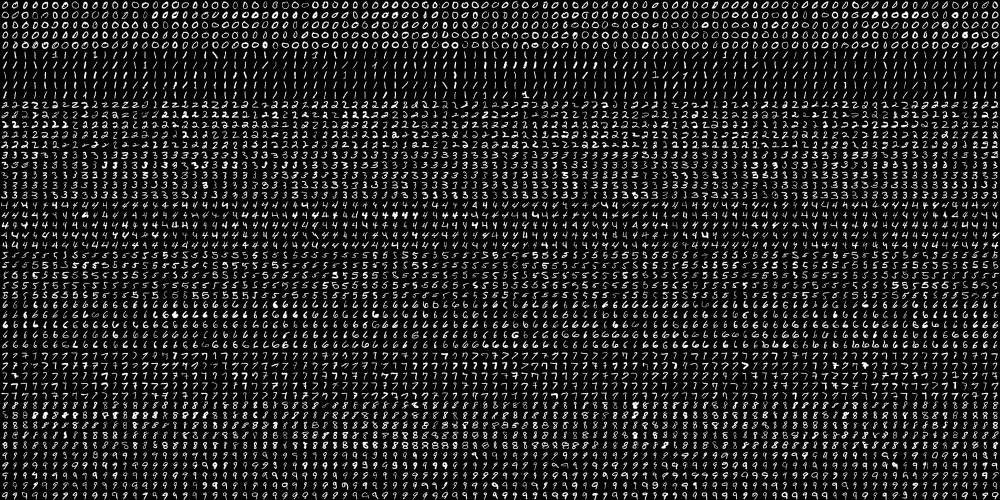
#> input picture img/digits.png, 2000 x 1000 px (shown at 1/2 size)
$ python k-mean_handwrite.py
#> lines starting #> are read from the running program, lines starting #| are printed output that depends on the picture
### src/mnist.py
import numpy as np, cv2

data = None  # 이미지 데이타 셋
k = list(range(10)) # [0,1,2,3,4,5,6,7,8,9] 레이블 셋

# 이미지 데이타 읽어들이는 함수 ---①
def load():
    global data
    # 0~9 각각 500(5x100)개, 총5000(50x100)개, 한 숫자당 400(20x20)픽셀
    image = cv2.imread('../img/digits.png')
#> image is the input picture: shape (1000, 2000, 3); min 0, max 255, mean 33.8
    gray = cv2.cvtColor(image,cv2.COLOR_BGR2GRAY)
    # 숫자 한개(20x20)씩 구분하기 위해 행별(50)로 나누고 열별(100)로 나누기
    cells = [np.hsplit(row,100) for row in np.vsplit(gray,50)]
#> cells = 50 items
    # 리스트를 NumPy 배열로  변환 (50 x 100 x 20 x 20 )
    data = np.array(cells)

# 모든 숫자 데이타 반환 ---②
def getData(reshape=True):
    if data is None: load() # 이미지 읽기 확인
    # 모든 데이타를 N x 400 형태로 변환
    if reshape:
        full = data.reshape(-1, 400).astype(np.float32) # 5000x400
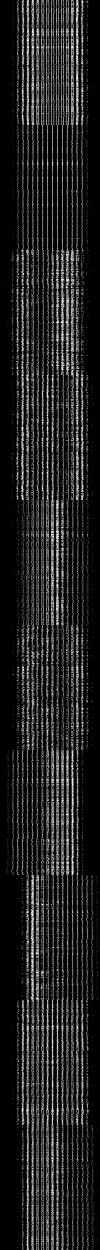
#> full: shape (5000, 400) float32 (shown at 1/4 size); min 0, max 255, mean 33.8
    else:
        full = data
    labels = np.repeat(k,500).reshape(-1,1)  # 각 숫자당 500번 반복(10x500)
    return (full, labels)

# 훈련용 데이타 반환 ---③
# [44 lines left out: functions getTrain, getTest, digit2data, not called in this run]

### src/k-mean_handwrite.py
# mnist 모듈을 이용해서 MNIST 손글씨 숫자를 10개의 그룹으로 분류해보기

import cv2, numpy as np
import matplotlib.pyplot as plt
import mnist

# 공통 모듈로 부터 MINST 전체 이미지 데이타 읽기 ---①
data, _ = mnist.getData()
# 중지 요건
criteria = (cv2.TERM_CRITERIA_EPS + cv2.TERM_CRITERIA_MAX_ITER, 10, 1.0)
# 평균 클러스터링 적용, 10개의 그룹으로 묶음 ---②
ret,label,center=cv2.kmeans(data,10,None,criteria,10,cv2.KMEANS_RANDOM_CENTERS)
#> ret = 5.27e+09; label = 5000 values, max 9 at index 2, min 0 at index 182, mean 4.7
# 중앙점 이미지 출력
for i in range(10):
    # 각 중앙점 값으로 이미지 생성 ---③
    cent_img = center[i].reshape(20,20).astype(np.uint8)
    plt.subplot(2,5, i+1)
    plt.imshow(cent_img, 'gray')
    plt.xticks([]);plt.yticks([])
#> this loop made 10 passes
#> pass 1, `cent_img = center[i].reshape(20,20).astype(np.uint8)`:
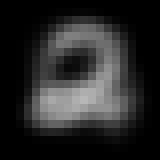
#> cent_img: shape (20, 20) (shown 8 times larger); min 0, max 183, mean 39.8
#> pass 2, `cent_img = center[i].reshape(20,20).astype(np.uint8)`:
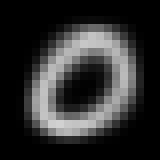
#> cent_img: shape (20, 20) (shown 8 times larger); min 0, max 209, mean 47
#> pass 3, `cent_img = center[i].reshape(20,20).astype(np.uint8)`:
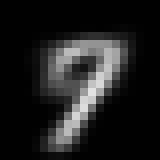
#> cent_img: shape (20, 20) (shown 8 times larger); min 0, max 226, mean 30.3
plt.show()
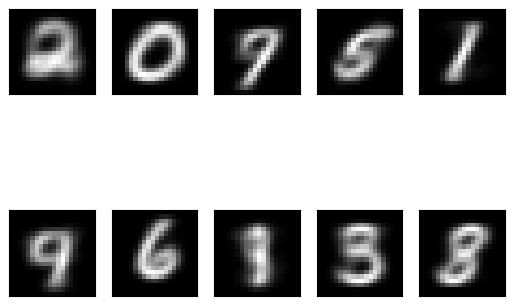
#> figure drawn by matplotlib, 10 panels
